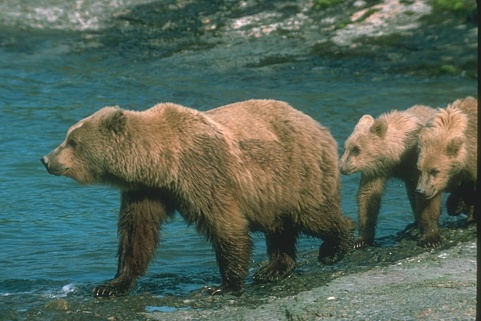
#> input picture images/BSDS500_train1/100075.jpg, 481 x 321 px; its folder holds only this picture in this run
$ python preprocessing.py   (older library calls are emulated)
#> lines starting #> are read from the running program, lines starting #| are printed output that depends on the picture
import glob
import os
import h5py
import numpy as np

from PIL import Image

# 原始训练图片的文件夹
FOLDER_PATH = "images/BSDS500_train1"
# 训练图片大小
INPUT_IMG_SIZE = 17
# 放大倍数
RATIO = 2
# LR裁剪步长
STRIDE = 5
# 图片通道数
IMAGE_CHANNEL = 3


"""
 RGB与YCbCr互转
"""
mat = np.array(
    [[ 65.481, 128.553, 24.966 ],
     [-37.797, -74.203, 112.0  ],
     [  112.0, -93.786, -18.214]])
mat_inv = np.linalg.inv(mat)
offset = np.array([16, 128, 128])

def rgb2ycbcr(rgb_img_data):
    ycbcr_img_data = np.zeros(rgb_img_data.shape)
    for x in range(rgb_img_data.shape[0]):
        for y in range(rgb_img_data.shape[1]):
            ycbcr_img_data[x, y, :] = np.round(np.dot(mat, rgb_img_data[x, y, :] * 1.0 / 255) + offset)
    return ycbcr_img_data

def ycbcr2rgb(ycbcr_img_data):
    rgb_img_data = np.zeros(ycbcr_img_data.shape, dtype=np.uint8)
    for x in range(ycbcr_img_data.shape[0]):
        for y in range(ycbcr_img_data.shape[1]):
            [r, g, b] = ycbcr_img_data[x,y,:]
            rgb_img_data[x, y, :] = np.maximum(0, np.minimum(255, np.round(np.dot(mat_inv, ycbcr_img_data[x, y, :] - offset) * 255.0)))
    return rgb_img_data

# 对原始图片进行处理
def process_original(img_path):
#> called with img_path = 'images/BSDS500_train1/100075.jpg'
    original_img = Image.open(img_path)
#> original_img is the input picture: PIL image 481x321 RGB; mean R, G, B 84.4, 101.7, 89.2
    lr_img = original_img.resize((int(original_img.size[0] / RATIO), int(original_img.size[1] / RATIO)),
                                     Image.ANTIALIAS)
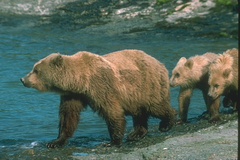
#> lr_img: PIL image 240x160 RGB; mean R, G, B 84.4, 101.7, 89.2
    hr_img = original_img.resize(
        ((original_img.size[0] // RATIO) * RATIO, (original_img.size[1] // RATIO) * RATIO),
        Image.ANTIALIAS)
    # 论文提到只考虑YCbCr空间
    lr_img_ycbcr_data = rgb2ycbcr(np.asarray(lr_img))
#> after the loop in rgb2ycbcr, `for x in range(rgb_img_data.shape[0]):`:
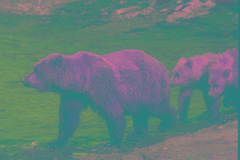
#> ycbcr_img_data: shape (160, 240, 3) float64; mean of channels 0, 1, 2 97.6, 125.1, 121.3; drawn as R, G, B
    hr_img_ycbcr_data = rgb2ycbcr(np.asarray(hr_img))
    return np.asarray(lr_img_ycbcr_data), np.asarray(hr_img_ycbcr_data)


# 裁剪图片
def cut_img(img_path_array):
    sub_input_array = []
    sub_label_array = []
    for img_path in img_path_array:
        lr_img, hr_img = process_original(img_path)
        height, width, channel = lr_img.shape
#> height = 160; width = 240; channel = 3
        if channel != IMAGE_CHANNEL:
            continue
        for x in range(0, height - INPUT_IMG_SIZE + 1, STRIDE):
            for y in range(0, width - INPUT_IMG_SIZE + 1, STRIDE):
                sub_lr_img = lr_img[x: x + INPUT_IMG_SIZE, y: y + INPUT_IMG_SIZE]
                sub_lr_img = sub_lr_img.reshape([INPUT_IMG_SIZE, INPUT_IMG_SIZE, IMAGE_CHANNEL])
                # 归一化
                sub_lr_img = sub_lr_img / 255.0
                sub_input_array.append(sub_lr_img)

                hr_x = x * RATIO
                hr_y = y * RATIO
                sub_hr_img = hr_img[hr_x: hr_x + INPUT_IMG_SIZE * RATIO, hr_y: hr_y + INPUT_IMG_SIZE * RATIO]
                sub_hr_img = sub_hr_img.reshape([INPUT_IMG_SIZE * RATIO, INPUT_IMG_SIZE * RATIO, IMAGE_CHANNEL])
                # 归一化
                sub_hr_img = sub_hr_img / 255.0
                sub_label_array.append(sub_hr_img)
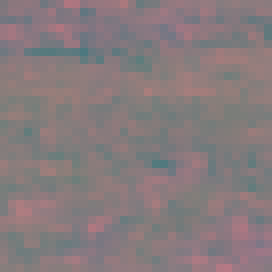
#> sub_hr_img: shape (34, 34, 3) float64 (shown 8 times larger); mean of channels 0, 1, 2 0.528, 0.482, 0.491; drawn as R, G, B
#> after the loop, sub_input_array = 1305 items; sub_label_array = 1305 items
    return sub_input_array, sub_label_array


# 创建训练数据
def create_hdf5(input_hdf5, label_hdf5):
    save_folder_path = os.path.join(os.getcwd(), "train_data")
    if not os.path.isdir(save_folder_path):
        os.makedirs(os.path.join(save_folder_path))
    file_path = save_folder_path + '/train_data_' + str(RATIO) + '.h5'
    with h5py.File(file_path, 'w') as hf:
        hf.create_dataset("input", data=input_hdf5)
        hf.create_dataset("label", data=label_hdf5)


# 创建输入数据和标签
def create_input_label(data_folder=FOLDER_PATH):
    save_folder_path = os.path.join(os.getcwd(), "train_data")
    file_path = save_folder_path + '/train_data_' + str(RATIO) + '.h5'
    if not os.path.exists(file_path):
        print("---------------------------\nThere is no h5 data file. Now create it.\n---------------------------")
        data_path = os.path.join(os.getcwd(), data_folder)
        img_path_array = glob.glob(data_path + "/*.jpg")
        sub_input_array, sub_label_array = cut_img(img_path_array)
#> sub_input_array = 1305 items; sub_label_array = 1305 items

        # 创建hdf5文件
        input_hdf5 = np.asarray(sub_input_array)
        label_hdf5 = np.asarray(sub_label_array)
        create_hdf5(input_hdf5, label_hdf5)
    else:
        print("---------------------------\nThere is h5 data file. Directly use it.\n---------------------------")


if __name__ == "__main__":
    create_input_label()

$ run again, on images/BSDS500_train1/104022.jpg
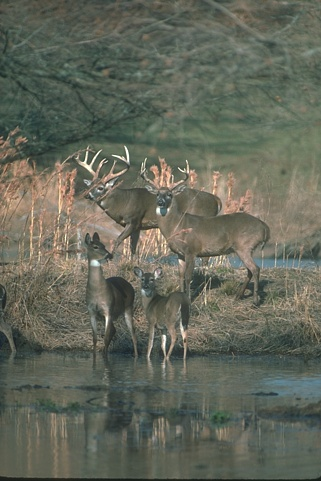
#> input picture images/BSDS500_train1/104022.jpg, 321 x 481 px
#> in process_original, original_img is the input picture: PIL image 321x481 RGB; mean R, G, B 99.6, 103.4, 90.2
#> after the loop in rgb2ycbcr, `for x in range(rgb_img_data.shape[0]):`:
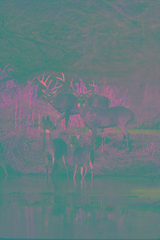
#> ycbcr_img_data: shape (240, 160, 3) float64; mean of channels 0, 1, 2 102.5, 122.8, 127.3; drawn as R, G, B
#> after the loop in cut_img, `for x in range(0, height - INPUT_IMG_SIZE + 1, STRIDE):`:
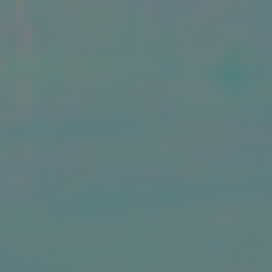
#> sub_hr_img: shape (34, 34, 3) float64 (shown 8 times larger); mean of channels 0, 1, 2 0.383, 0.49, 0.486; drawn as R, G, B
#> after the loop in cut_img, `for x in range(0, height - INPUT_IMG_SIZE + 1, STRIDE):`: sub_input_array = 1305 items

$ run again, on images/BSDS500_train1/105019.jpg
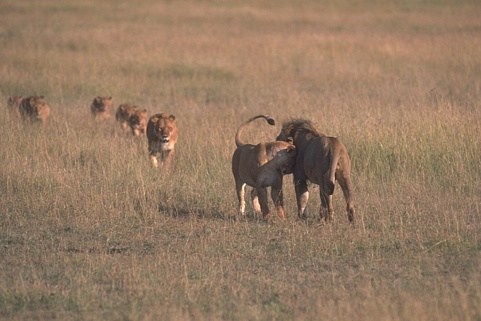
#> input picture images/BSDS500_train1/105019.jpg, 481 x 321 px
#> in process_original, original_img is the input picture: PIL image 481x321 RGB; mean R, G, B 148.6, 121.9, 98.6
#> after the loop in rgb2ycbcr, `for x in range(rgb_img_data.shape[0]):`:
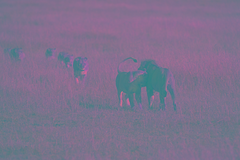
#> ycbcr_img_data: shape (160, 240, 3) float64; mean of channels 0, 1, 2 125.3, 113.8, 141.4; drawn as R, G, B
#> after the loop in cut_img, `for x in range(0, height - INPUT_IMG_SIZE + 1, STRIDE):`:
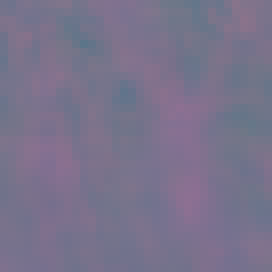
#> sub_hr_img: shape (34, 34, 3) float64 (shown 8 times larger); mean of channels 0, 1, 2 0.474, 0.449, 0.549; drawn as R, G, B
#> after the loop in cut_img, `for x in range(0, height - INPUT_IMG_SIZE + 1, STRIDE):`: sub_input_array = 1305 items

$ run again, on images/BSDS500_train1/105053.jpg
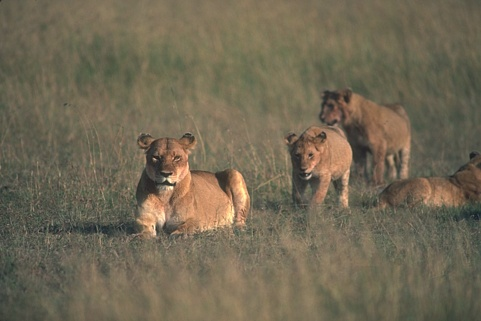
#> input picture images/BSDS500_train1/105053.jpg, 481 x 321 px
#> in process_original, original_img is the input picture: PIL image 481x321 RGB; mean R, G, B 113.5, 104.4, 84
#> after the loop in rgb2ycbcr, `for x in range(rgb_img_data.shape[0]):`:
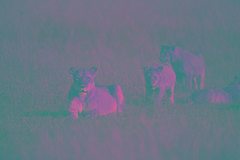
#> ycbcr_img_data: shape (160, 240, 3) float64; mean of channels 0, 1, 2 106, 117.7, 133.5; drawn as R, G, B
#> after the loop in cut_img, `for x in range(0, height - INPUT_IMG_SIZE + 1, STRIDE):`:
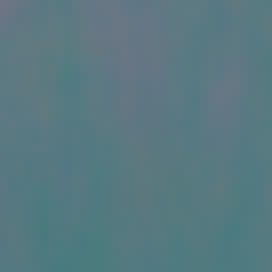
#> sub_hr_img: shape (34, 34, 3) float64 (shown 8 times larger); mean of channels 0, 1, 2 0.349, 0.474, 0.506; drawn as R, G, B
#> after the loop in cut_img, `for x in range(0, height - INPUT_IMG_SIZE + 1, STRIDE):`: sub_input_array = 1305 items

$ run again, on images/BSDS500_train1/100080.jpg
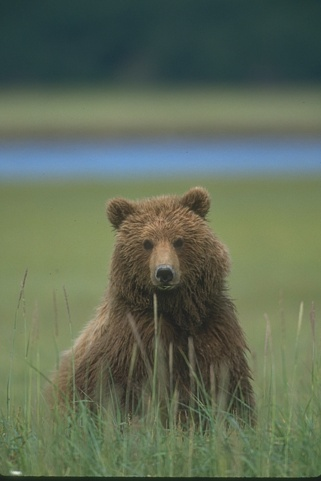
#> input picture images/BSDS500_train1/100080.jpg, 321 x 481 px
#> in process_original, original_img is the input picture: PIL image 321x481 RGB; mean R, G, B 95.8, 108, 87.5
#> after the loop in rgb2ycbcr, `for x in range(rgb_img_data.shape[0]):`:
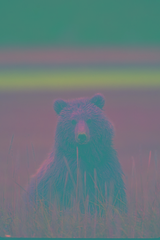
#> ycbcr_img_data: shape (240, 160, 3) float64; mean of channels 0, 1, 2 103.6, 120.8, 124.1; drawn as R, G, B
#> after the loop in cut_img, `for x in range(0, height - INPUT_IMG_SIZE + 1, STRIDE):`:
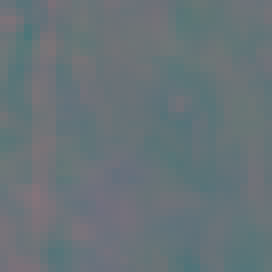
#> sub_hr_img: shape (34, 34, 3) float64 (shown 8 times larger); mean of channels 0, 1, 2 0.408, 0.453, 0.472; drawn as R, G, B
#> after the loop in cut_img, `for x in range(0, height - INPUT_IMG_SIZE + 1, STRIDE):`: sub_input_array = 1305 items
